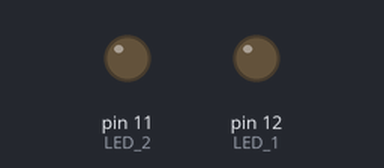
Simulated run of this sketch. Board: Arduino Uno, built with avr-gcc and run on an emulated ATmega328P. Parts: output pins drawn as LEDs (lit = HIGH).

Above: at 0.5 s.
At 1.5 s:
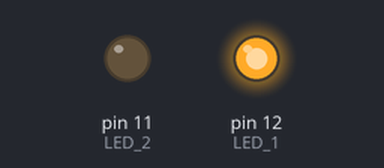
At 5.5 s:
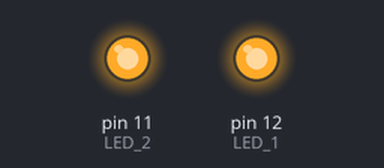
Timing chart, 0 to 6.9 s (numbered marks = the images above):
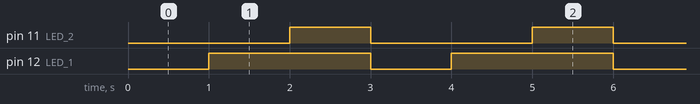

The sketch:

tutorial_blink_led.ino
```cpp
#define LED_1 12
#define LED_2 11


void setup() {
  // put your setup code here, to run once:
  pinMode(LED_1, OUTPUT);
  pinMode(LED_2, OUTPUT);
}

void loop() {
  // put your main code here, to run repeatedly:
  digitalWrite(LED_1, LOW);
  digitalWrite(LED_2, LOW);
  // LED 1 dan 2 akan mati semua
  delay(1000);
  digitalWrite(LED_1, HIGH);
  digitalWrite(LED_2, LOW);
  // LED 1 akan hidup dan 2 akan mati
  delay(1000);
  digitalWrite(LED_1, HIGH);
  digitalWrite(LED_2, HIGH);
  // LED 1 dan 2 akan hidup semua
  delay(1000);
}
```

Measured:
- by itself, pin 11 (LED_2): alternates HIGH for 1.0 s and LOW for 2.0 s
- by itself, pin 12 (LED_1): alternates HIGH for 2.0 s and LOW for 1.0 s
- by itself, everything shown: repeats every 3.0 s, in 3 steps
